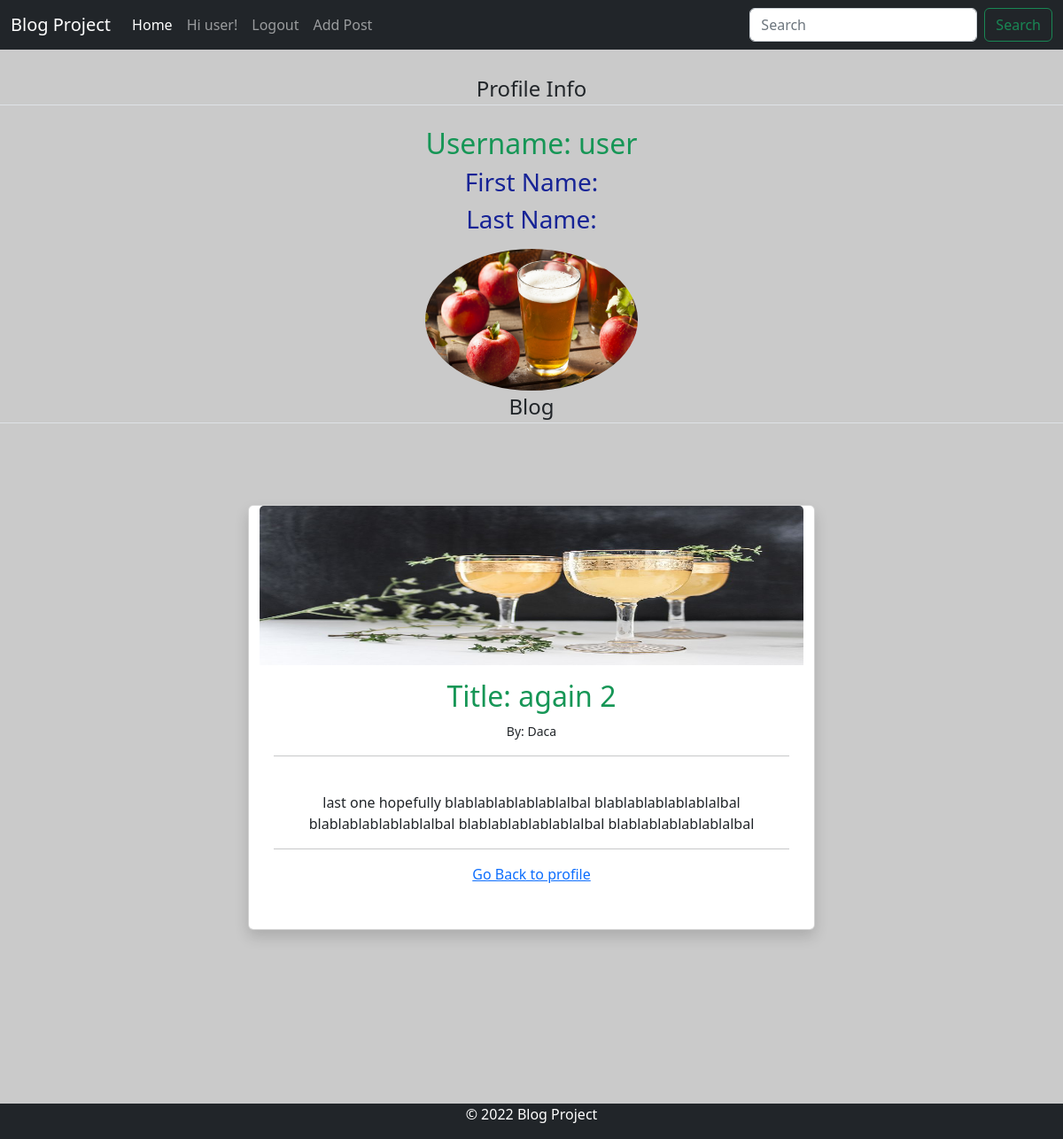
The page /blog_app/article/31/ (signed in) on the database its author committed.
### blog_app/models.py (models this page shows, shortened)
class UserProfileInfo(models.Model):
    user = models.OneToOneField(User, on_delete=models.CASCADE)
    first_name = models.CharField(("First name"), max_length=50)
    last_name = models.CharField(("Last name"), max_length=50)
    profile_pic = models.ImageField(upload_to = 'profile_pics', blank = True)

class Post(models.Model):
    title = models.CharField(max_length=200, unique=True)
    author = models.ForeignKey(User, editable=False, on_delete= models.CASCADE,related_name='blog_posts', null=True)
    content = models.TextField()
    status = models.IntegerField(choices=STATUS, default=0)
    created_on = models.DateTimeField(auto_now_add=True)

### blog_app/views.py (the view)
# urls.py: url(r'^article/(?P<pk>[0-9]+)/$', views.ArticleDetailView.as_view(), name="article"),
class ArticleDetailView(DetailView):
    model = Post
    template_name = 'blog_app/article.html'

### templates/blog_app/article.html (shortened to what this page needs)
{% extends "blog_app/base.html" %}
{% block content %}
    <div class="content-section">
      <div class="media">
        <legend class="border-bottom mb-4">Profile Info</legend>        <div class="media-body">
            <h2 class="account-heading" style="color:rgb(22, 150, 86);">Username: {{ user.username }}</h2>
            <h3>First Name: {{ request.user.first_name }}</h3>
            <h3>Last Name: {{ request.user.last_name }}</h3>
            <img class="rounded-circle article-img" src="{{ user.userprofileinfo.profile_pic.url }}" width='240' alt={{user}}>
        </div>
      </div>
      <form method="POST" enctype="multipart/form-data">
        <fieldset class="form-group">
            <legend class="border-bottom mb-4">Blog</legend>
        </fieldset>
    </form>
    </div >
<div class="container mt-5 mb-3">
    <div class="row">
        <div class="card shadow " style="width: 40rem; height: 30rem;" >
        <img src="{{ post.author.userprofileinfo.profile_pic.url }}" class="card-img-top" alt="..." height="180px">
            <div class="card-body" >
            <h2>Title: {{ post.title }}</h2>
            <small>By: {{ post.author }}</small><br>
            <hr>
            <br>
            {{ post.content }}
            <br>
            <hr>
            <a href="{% url 'user_profile' %}">Go Back to profile</a>
</div>
</div>
</div>
</div>
{% endblock %}

### templates/blog_app/base.html (shortened to what this page needs)
{% load staticfiles %}
{% load static %}
<!DOCTYPE html>
<html lang="en">
<head>
    <link href="https://cdn.jsdelivr.net/npm/bootstrap@5.2.0-beta1/dist/css/bootstrap.min.css" rel="stylesheet">
    <link rel="stylesheet" href="{% static 'css/basicstyle.css' %}">
    <link href="{% static 'styles/base.css' %}" rel="stylesheet">
</head>
<body>
<header class="p-3 bg-dark">
<nav class="navbar navbar-expand-lg navbar-dark bg-dark fixed-top">
  <div class="container-fluid">
    <div class="collapse navbar-collapse" id="navbarTogglerDemo01">
      <a class="navbar-brand" href="{% url 'index' %}">Blog Project</a>
      <ul class="navbar-nav me-auto mb-2 mb-lg-0">
        <li class="nav-item">
          <a class="nav-link active" aria-current="page" href="{% url 'index' %}">Home</a>
        </li>
{% if user.is_authenticated %}
        <li class="nav-item">
          <a class="nav-link" href="{% url 'user_profile' %}">Hi {{ user.username }}!</a>
        </li>
        <li class="nav-item">
          <a class="nav-link" href="{% url 'logout' %}">Logout</a>
        </li>
        <li class="nav-item">
          <a class="nav-link" href="{% url 'blog_app:addpost' %}">Add Post</a>
        </li>
{% endif %}
      </ul>
      <form class="d-flex" role="search">
        <input class="form-control me-2" type="search" placeholder="Search" aria-label="Search">
        <button class="btn btn-outline-success" type="submit">Search</button>
      </form>
    </div>
  </div>
</nav>
  </header>
<div id="content-wrap">
{% block content %}
{% endblock %}
</div>
<div class="container" >
  <footer class="py-0  footer fixed-bottom bg-dark " id="footer">
    <p class="text-center " style="color: white;">© 2022 Blog Project</p>
  </footer>
</div>
</body>
</html>

### static/css/basicstyle.css (style rules this page uses)
body { background-color:rgb(202, 202, 202); }
h3 { color:rgb(22, 35, 150); }
h2 { color:rgb(22, 150, 86); }
#footer { position: fixed; bottom: 0; width: 100%; }
#content-wrap { margin-bottom: 50px; margin-top: 50px; position: relative; padding-bottom: 10rem; }

### static/styles/base.css (style rules this page uses)
body { text-align:center; }
.card { margin: 20px auto; float: none; margin-bottom: 10px; }

### rows shown on the page
Post: author.userprofileinfo.profile_pic (picture), title "again 2", author "Daca", content "last one hopefully blablablablablablalbal blablablablablablalbal blablablablablablalbal blablablablablablalbal blablablablablablalbal"

### other values the page prints
{{ user.username }} "user"
